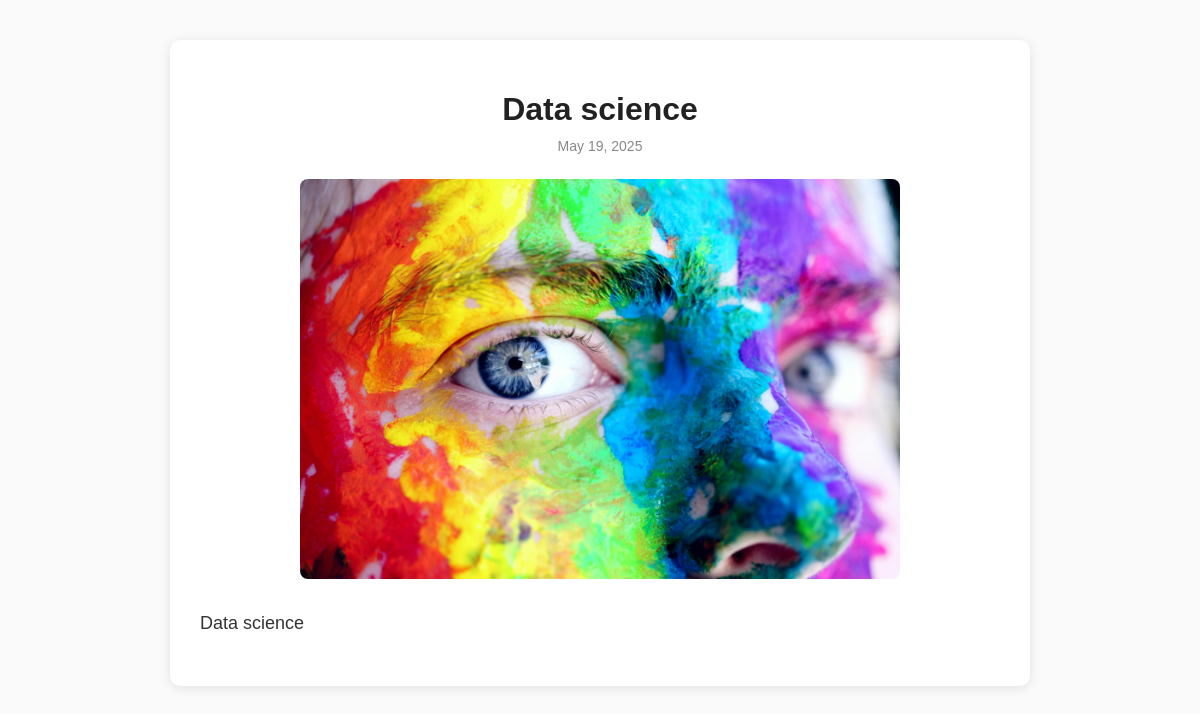
The page /blogs/data-science/ on the database its author committed.
### digital/models.py (models this page shows, shortened)
class BlogPost(models.Model):
    title = models.CharField(max_length=200)
    content = models.TextField()
    slug = models.SlugField(unique=True)
    image = models.ImageField(upload_to='blog_images/', blank=True, null=True)
    created_at = models.DateTimeField(auto_now_add=True)
    published = models.BooleanField(default=True)

### digital/views.py (the view)
# urls.py: path('blogs/<slug:slug>/', views.blog_detail, name='blog_detail'),  # blog detail page
def blog_detail(request, slug):
    post = get_object_or_404(BlogPost, slug=slug)
    return render(request, 'digital/blog_detail.html', {'post': post})

### digital/templates/digital/blog_detail.html (shortened to what this page needs)
<!DOCTYPE html>
<html>
<head>
</head>
<body>
  <div class="container">
    <h1>{{ post.title }}</h1>
    <time>{{ post.created_at|date:"F d, Y" }}</time>
    {% if post.image %}
      <img src="{{ post.image.url }}" alt="{{ post.title }}">
    {% endif %}
    <div class="content">
      {{ post.content|linebreaks }}
    </div>
  </div>
</body>
</html>

### digital/templates/digital/blog_detail.html (style rules this page uses)
body { font-family: Arial, sans-serif; margin: 40px; background-color: #fafafa; color: #333; }
.container { max-width: 800px; margin: 0 auto; background: white; padding: 30px; border-radius: 10px; box-shadow: 0 2px 12px rgba(0,0,0,0.1); }
h1 { text-align: center; margin-bottom: 10px; color: #222; }
time { display: block; text-align: center; font-size: 14px; color: #888; margin-bottom: 25px; }
img { display: block; max-width: 100%; max-height: 400px; margin: 0 auto 30px auto; border-radius: 8px; object-fit: cover; }
.content { line-height: 1.6; font-size: 18px; text-align: justify; }

### rows shown on the page
BlogPost: title "Data science", created_at "May 19, 2025", image (picture), content "Data science"
